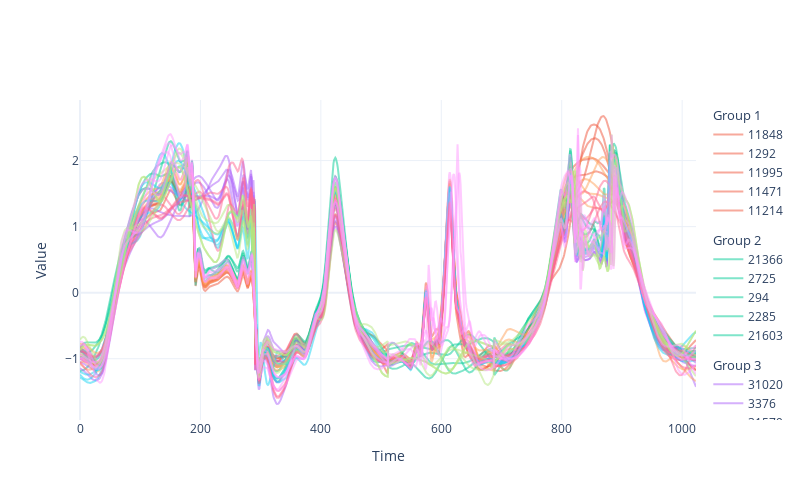

The code cell stored with this chart in its notebook:
### Code cell
fig = data.plot_fig()
fig.update_layout(template = "plotly_white", height =500, width=800,
                  xaxis=dict(title="Time"),
                  yaxis=dict(title="Value"))
fig.show()

### Figure 1 — Plotly figure (JSON) as saved in the notebook; plotly's stock layout.template omitted (floating-point values rounded to 4 significant figures; data arrays with more than 128 entries replaced by an {"elided": "..."} marker saying what was removed)
{"data": [{"legendgroup": "1", "legendgrouptitle": {"text": "Group 1"}, "marker": {"color": "#EF553B"}, "name": "11848", "opacity": 0.5, "type": "scatter", "x": {"elided": "1024 int values"}, "y": {"elided": "1024 float values"}}, {"legendgroup": "1", "legendgrouptitle": {"text": "Group 1"}, "marker": {"color": "#EF553B"}, "name": "1292", "opacity": 0.5, "type": "scatter", "x": {"elided": "1024 int values"}, "y": {"elided": "1024 float values"}}, {"legendgroup": "1", "legendgrouptitle": {"text": "Group 1"}, "marker": {"color": "#EF553B"}, "name": "11995", "opacity": 0.5, "type": "scatter", "x": {"elided": "1024 int values"}, "y": {"elided": "1024 float values"}}, {"legendgroup": "1", "legendgrouptitle": {"text": "Group 1"}, "marker": {"color": "#EF553B"}, "name": "11471", "opacity": 0.5, "type": "scatter", "x": {"elided": "1024 int values"}, "y": {"elided": "1024 float values"}}, {"legendgroup": "1", "legendgrouptitle": {"text": "Group 1"}, "marker": {"color": "#EF553B"}, "name": "11214", "opacity": 0.5, "type": "scatter", "x": {"elided": "1024 int values"}, "y": {"elided": "1024 float values"}}, {"legendgroup": "2", "legendgrouptitle": {"text": "Group 2"}, "marker": {"color": "#00CC96"}, "name": "21366", "opacity": 0.5, "type": "scatter", "x": {"elided": "1024 int values"}, "y": {"elided": "1024 float values"}}, {"legendgroup": "2", "legendgrouptitle": {"text": "Group 2"}, "marker": {"color": "#00CC96"}, "name": "2725", "opacity": 0.5, "type": "scatter", "x": {"elided": "1024 int values"}, "y": {"elided": "1024 float values"}}, {"legendgroup": "2", "legendgrouptitle": {"text": "Group 2"}, "marker": {"color": "#00CC96"}, "name": "294", "opacity": 0.5, "type": "scatter", "x": {"elided": "1024 int values"}, "y": {"elided": "1024 float values"}}, {"legendgroup": "2", "legendgrouptitle": {"text": "Group 2"}, "marker": {"color": "#00CC96"}, "name": "2285", "opacity": 0.5, "type": "scatter", "x": {"elided": "1024 int values"}, "y": {"elided": "1024 float values"}}, {"legendgroup": "2", "legendgrouptitle": {"text": "Group 2"}, "marker": {"color": "#00CC96"}, "name": "21603", "opacity": 0.5, "type": "scatter", "x": {"elided": "1024 int values"}, "y": {"elided": "1024 float values"}}, {"legendgroup": "3", "legendgrouptitle": {"text": "Group 3"}, "marker": {"color": "#AB63FA"}, "name": "31020", "opacity": 0.5, "type": "scatter", "x": {"elided": "1024 int values"}, "y": {"elided": "1024 float values"}}, {"legendgroup": "3", "legendgrouptitle": {"text": "Group 3"}, "marker": {"color": "#AB63FA"}, "name": "3376", "opacity": 0.5, "type": "scatter", "x": {"elided": "1024 int values"}, "y": {"elided": "1024 float values"}}, {"legendgroup": "3", "legendgrouptitle": {"text": "Group 3"}, "marker": {"color": "#AB63FA"}, "name": "31579", "opacity": 0.5, "type": "scatter", "x": {"elided": "1024 int values"}, "y": {"elided": "1024 float values"}}, {"legendgroup": "3", "legendgrouptitle": {"text": "Group 3"}, "marker": {"color": "#AB63FA"}, "name": "3566", "opacity": 0.5, "type": "scatter", "x": {"elided": "1024 int values"}, "y": {"elided": "1024 float values"}}, {"legendgroup": "3", "legendgrouptitle": {"text": "Group 3"}, "marker": {"color": "#AB63FA"}, "name": "31354", "opacity": 0.5, "type": "scatter", "x": {"elided": "1024 int values"}, "y": {"elided": "1024 float values"}}, {"legendgroup": "4", "legendgrouptitle": {"text": "Group 4"}, "marker": {"color": "#FFA15A"}, "name": "41937", "opacity": 0.5, "type": "scatter", "x": {"elided": "1024 int values"}, "y": {"elided": "1024 float values"}}, {"legendgroup": "4", "legendgrouptitle": {"text": "Group 4"}, "marker": {"color": "#FFA15A"}, "name": "42369", "opacity": 0.5, "type": "scatter", "x": {"elided": "1024 int values"}, "y": {"elided": "1024 float values"}}, {"legendgroup": "4", "legendgrouptitle": {"text": "Group 4"}, "marker": {"color": "#FFA15A"}, "name": "4627", "opacity": 0.5, "type": "scatter", "x": {"elided": "1024 int values"}, "y": {"elided": "1024 float values"}}, {"legendgroup": "4", "legendgrouptitle": {"text": "Group 4"}, "marker": {"color": "#FFA15A"}, "name": "4146", "opacity": 0.5, "type": "scatter", "x": {"elided": "1024 int values"}, "y": {"elided": "1024 float values"}}, {"legendgroup": "4", "legendgrouptitle": {"text": "Group 4"}, "marker": {"color": "#FFA15A"}, "name": "41704", "opacity": 0.5, "type": "scatter", "x": {"elided": "1024 int values"}, "y": {"elided": "1024 float values"}}, {"legendgroup": "5", "legendgrouptitle": {"text": "Group 5"}, "marker": {"color": "#19D3F3"}, "name": "51164", "opacity": 0.5, "type": "scatter", "x": {"elided": "1024 int values"}, "y": {"elided": "1024 float values"}}, {"legendgroup": "5", "legendgrouptitle": {"text": "Group 5"}, "marker": {"color": "#19D3F3"}, "name": "51664", "opacity": 0.5, "type": "scatter", "x": {"elided": "1024 int values"}, "y": {"elided": "1024 float values"}}, {"legendgroup": "5", "legendgrouptitle": {"text": "Group 5"}, "marker": {"color": "#19D3F3"}, "name": "5460", "opacity": 0.5, "type": "scatter", "x": {"elided": "1024 int values"}, "y": {"elided": "1024 float values"}}, {"legendgroup": "5", "legendgrouptitle": {"text": "Group 5"}, "marker": {"color": "#19D3F3"}, "name": "51389", "opacity": 0.5, "type": "scatter", "x": {"elided": "1024 int values"}, "y": {"elided": "1024 float values"}}, {"legendgroup": "5", "legendgrouptitle": {"text": "Group 5"}, "marker": {"color": "#19D3F3"}, "name": "5254", "opacity": 0.5, "type": "scatter", "x": {"elided": "1024 int values"}, "y": {"elided": "1024 float values"}}, {"legendgroup": "6", "legendgrouptitle": {"text": "Group 6"}, "marker": {"color": "#FF6692"}, "name": "6448", "opacity": 0.5, "type": "scatter", "x": {"elided": "1024 int values"}, "y": {"elided": "1024 float values"}}, {"legendgroup": "6", "legendgrouptitle": {"text": "Group 6"}, "marker": {"color": "#FF6692"}, "name": "61460", "opacity": 0.5, "type": "scatter", "x": {"elided": "1024 int values"}, "y": {"elided": "1024 float values"}}, {"legendgroup": "6", "legendgrouptitle": {"text": "Group 6"}, "marker": {"color": "#FF6692"}, "name": "61515", "opacity": 0.5, "type": "scatter", "x": {"elided": "1024 int values"}, "y": {"elided": "1024 float values"}}, {"legendgroup": "6", "legendgrouptitle": {"text": "Group 6"}, "marker": {"color": "#FF6692"}, "name": "61604", "opacity": 0.5, "type": "scatter", "x": {"elided": "1024 int values"}, "y": {"elided": "1024 float values"}}, {"legendgroup": "6", "legendgrouptitle": {"text": "Group 6"}, "marker": {"color": "#FF6692"}, "name": "61922", "opacity": 0.5, "type": "scatter", "x": {"elided": "1024 int values"}, "y": {"elided": "1024 float values"}}, {"legendgroup": "7", "legendgrouptitle": {"text": "Group 7"}, "marker": {"color": "#B6E880"}, "name": "7924", "opacity": 0.5, "type": "scatter", "x": {"elided": "1024 int values"}, "y": {"elided": "1024 float values"}}, {"legendgroup": "7", "legendgrouptitle": {"text": "Group 7"}, "marker": {"color": "#B6E880"}, "name": "7378", "opacity": 0.5, "type": "scatter", "x": {"elided": "1024 int values"}, "y": {"elided": "1024 float values"}}, {"legendgroup": "7", "legendgrouptitle": {"text": "Group 7"}, "marker": {"color": "#B6E880"}, "name": "71545", "opacity": 0.5, "type": "scatter", "x": {"elided": "1024 int values"}, "y": {"elided": "1024 float values"}}, {"legendgroup": "7", "legendgrouptitle": {"text": "Group 7"}, "marker": {"color": "#B6E880"}, "name": "71545", "opacity": 0.5, "type": "scatter", "x": {"elided": "1024 int values"}, "y": {"elided": "1024 float values"}}, {"legendgroup": "7", "legendgrouptitle": {"text": "Group 7"}, "marker": {"color": "#B6E880"}, "name": "71247", "opacity": 0.5, "type": "scatter", "x": {"elided": "1024 int values"}, "y": {"elided": "1024 float values"}}, {"legendgroup": "8", "legendgrouptitle": {"text": "Group 8"}, "marker": {"color": "#FF97FF"}, "name": "82116", "opacity": 0.5, "type": "scatter", "x": {"elided": "1024 int values"}, "y": {"elided": "1024 float values"}}, {"legendgroup": "8", "legendgrouptitle": {"text": "Group 8"}, "marker": {"color": "#FF97FF"}, "name": "8401", "opacity": 0.5, "type": "scatter", "x": {"elided": "1024 int values"}, "y": {"elided": "1024 float values"}}, {"legendgroup": "8", "legendgrouptitle": {"text": "Group 8"}, "marker": {"color": "#FF97FF"}, "name": "8898", "opacity": 0.5, "type": "scatter", "x": {"elided": "1024 int values"}, "y": {"elided": "1024 float values"}}, {"legendgroup": "8", "legendgrouptitle": {"text": "Group 8"}, "marker": {"color": "#FF97FF"}, "name": "8652", "opacity": 0.5, "type": "scatter", "x": {"elided": "1024 int values"}, "y": {"elided": "1024 float values"}}, {"legendgroup": "8", "legendgrouptitle": {"text": "Group 8"}, "marker": {"color": "#FF97FF"}, "name": "8621", "opacity": 0.5, "type": "scatter", "x": {"elided": "1024 int values"}, "y": {"elided": "1024 float values"}}], "layout": {"height": 500, "width": 800, "xaxis": {"title": {"text": "Time"}}, "yaxis": {"title": {"text": "Value"}}}}
